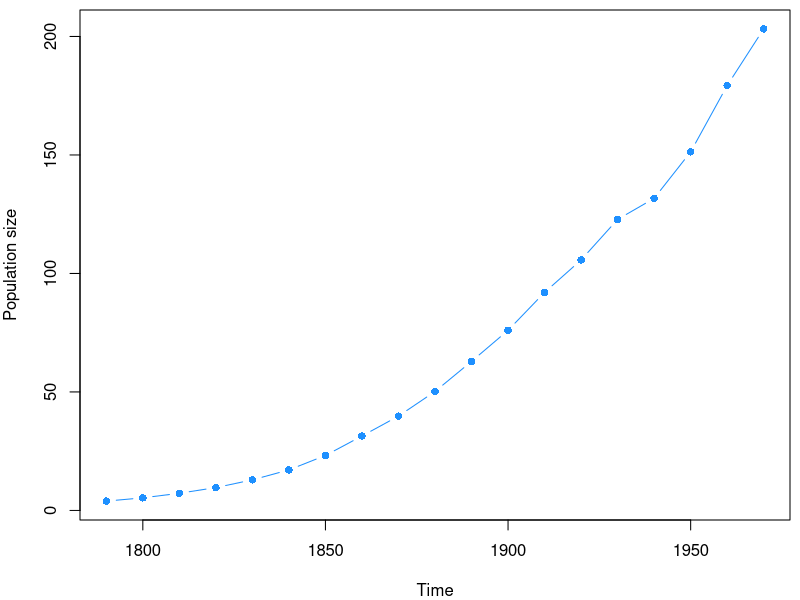
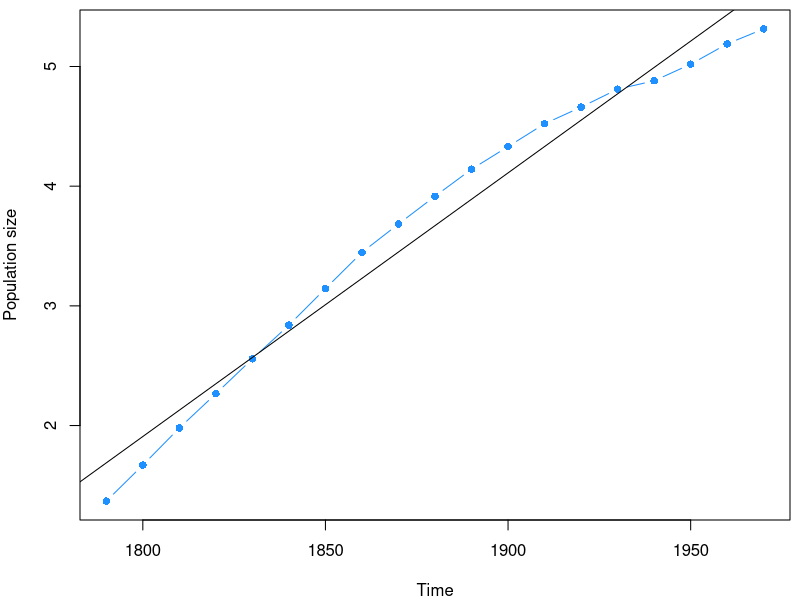
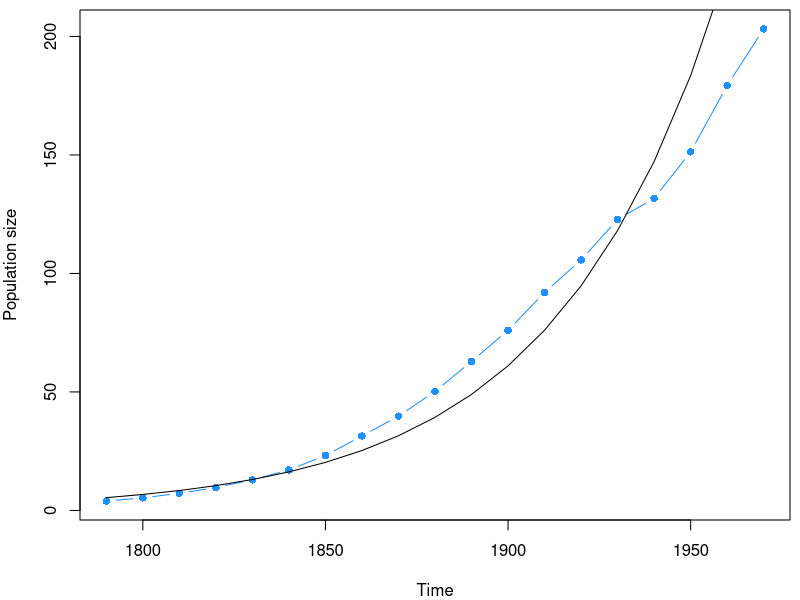
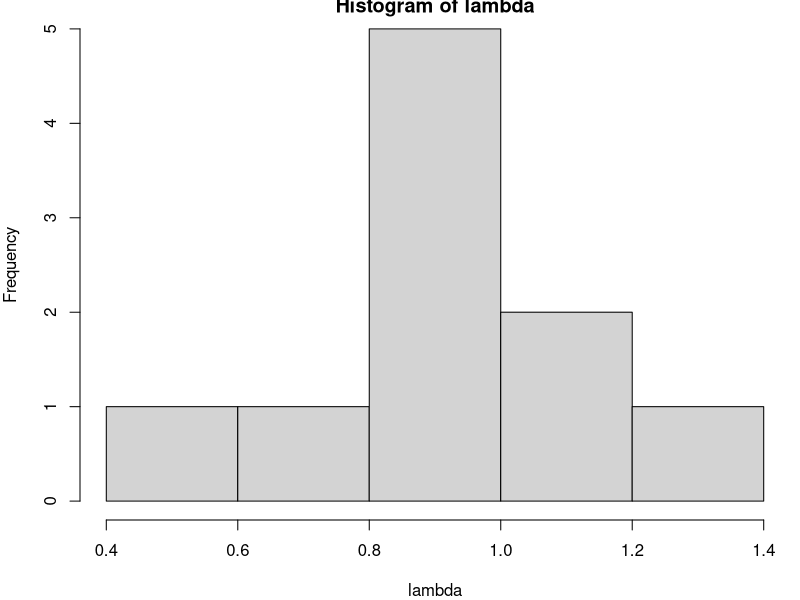
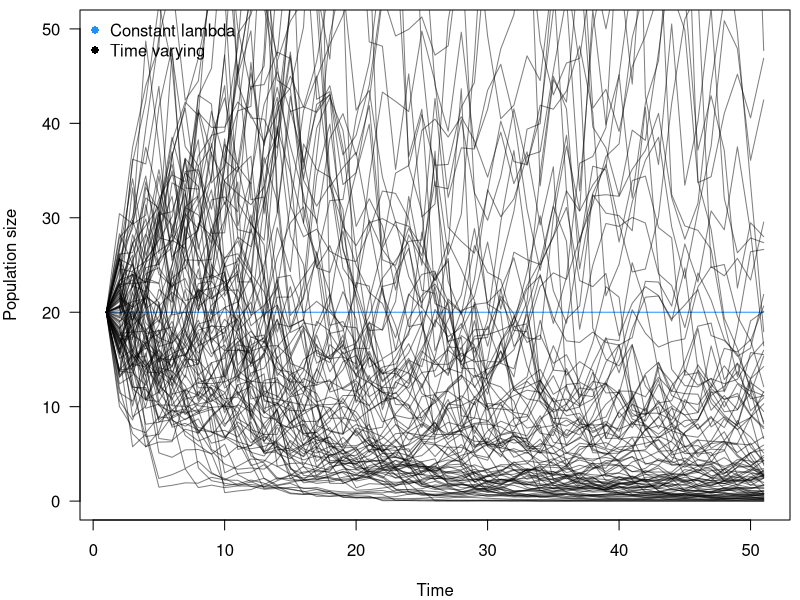
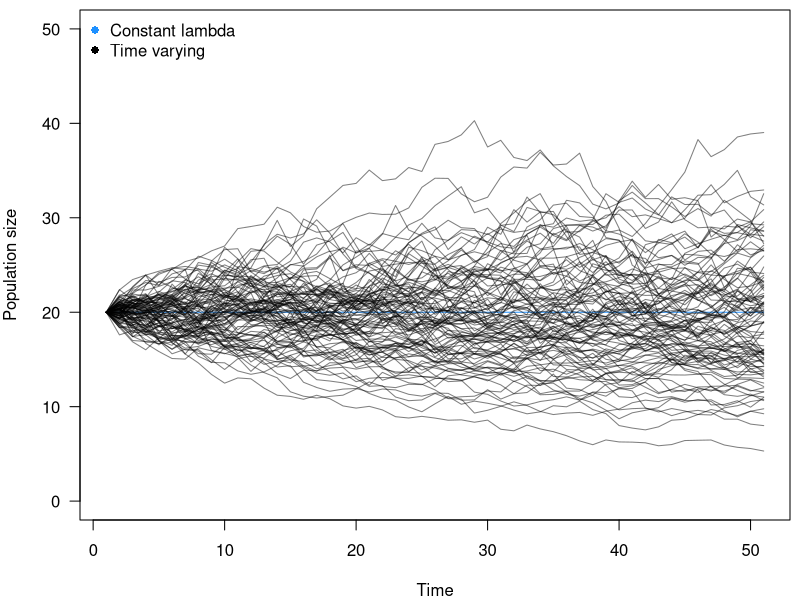
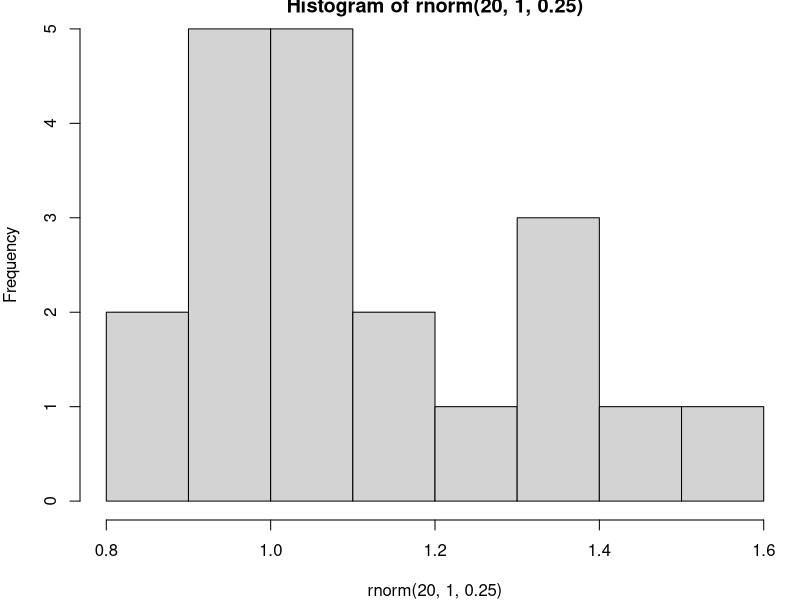
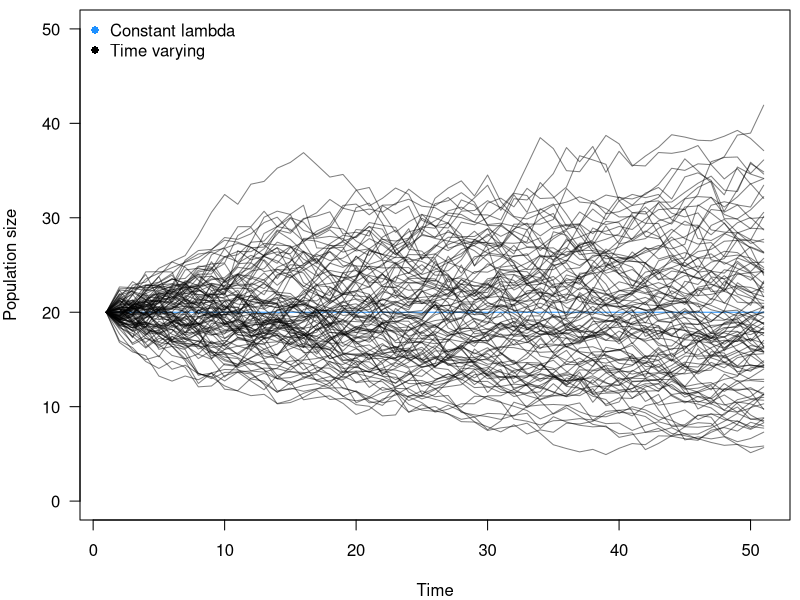

Reproduce these figures in R, in order.
## ---- chunk 1

data(uspop)
par(mar=c(4,4,0.5,0.5))
plot(uspop, type='b', pch=16, col='dodgerblue',
  ylab='Population size')

## ---- chunk 2

data(uspop)
par(mar=c(4,4,0.5,0.5))
plot(log(uspop), type='b', pch=16, col='dodgerblue', 
  ylab='Population size')
mod <- lm(log(uspop) ~ time(uspop))
abline(mod)

summary(mod)
## ---- chunk 3

data(uspop)
par(mar=c(4,4,0.5,0.5))
plot(uspop, type='b', pch=16, col='dodgerblue', 
  ylab='Population size')
lines(as.vector(time(uspop)), exp(predict(mod)))

## ---- chunk 4
# we start with 10 individuals
n = 10
# draw lambda values from a normal distribution
lambda <- rnorm(n, 1, 0.25)
hist(lambda)
mean(lambda)

## ---- chunk 5

expoGrowth <- function(n, lam){
  n*lam
}

expoDynamics <- function(n,lambda, steps=100){
  if(length(lambda) < steps){ 
    lambda <- rep(lambda, steps)
  }
  ret <- c()
  ret[1] <- n
  for(i in 1:steps){
    ret[i+1] <- expoGrowth(ret[i], lambda[i])
  }
  return(ret)
}

## ---- chunk 6

n0 <- 20
t <- 50

# this is the model as we previously introduced it, with a constant lambda over time
plot(1:(t+1), expoDynamics(n0, 1, steps=t),
  type='l', las=1, 
  xlab='Time', 
  ylab='Population size', 
  col='dodgerblue',
  ylim=c(0,50))

# now we incorporate temporal variation in lambda
lambdas <- rnorm(t, 1, 0.25)
lines(1:(t+1), expoDynamics(n0, lambdas, steps=t),
  col=adjustcolor(1,0.5))

# and no we do this for many times
sapply(1:100, function(x){
  lambdas <- rnorm(t, 1, 0.25)
  lines(1:(t+1), expoDynamics(n0, lambdas, steps=t),
    col=adjustcolor(1,0.5))
})

legend('topleft', bty='n', 
  c("Constant lambda", "Time varying"),
  pch=16, col=c('dodgerblue', 'black'))

## ---- chunk 7

n0 <- 20
t <- 50

# this is the model as we previously introduced it, with a constant lambda over time
plot(1:(t+1), expoDynamics(n0, 1, steps=t),
  type='l', las=1, 
  xlab='Time', 
  ylab='Population size', 
  col='dodgerblue',
  ylim=c(0,50))

# now we incorporate temporal variation in lambda
lambdas <- rnorm(t, 1, 0.05)
lines(1:(t+1), expoDynamics(n0, lambdas, steps=t),
  col=adjustcolor(1,0.5))

# and no we do this for many times
sapply(1:100, function(x){
  lambdas <- rnorm(t, 1, 0.05)
  lines(1:(t+1), expoDynamics(n0, lambdas, steps=t),
    col=adjustcolor(1,0.5))
})

legend('topleft', bty='n', 
  c("Constant lambda", "Time varying"),
  pch=16, col=c('dodgerblue', 'black'))

## ---- chunk 8
hist(rnorm(20, 1, 0.25))
## ---- chunk 9

expoGrowth <- function(n, lam){
  n*lam
}

expoDynamics2 <- function(n, lambda, variance=0.1, steps=100){
  ret <- c()
  ret[1] <- n
  for(i in 1:steps){
    ret[i+1] <- expoGrowth(ret[i], mean(rnorm(ret[i], lambda, variance)))
  }
  return(ret)
}

## ---- chunk 10

n0 <- 20
t <- 50

# this is the model as we previously introduced it, with a constant lambda over time
plot(1:(t+1), expoDynamics2(n0, 1, variance=0, steps=t),
  type='l', las=1, 
  xlab='Time', 
  ylab='Population size', 
  col='dodgerblue',
  ylim=c(0,50))

# now we incorporate individual variation in lambda
lines(1:(t+1), expoDynamics2(n0, 1, variance=0.25, steps=t),
  col=adjustcolor(1,0.5))

# and no we do this for many times
sapply(1:100, function(x){
  lines(1:(t+1), expoDynamics2(n0, 1, variance=0.25, steps=t),
    col=adjustcolor(1,0.5))
})

legend('topleft', bty='n', 
  c("Constant lambda", "Time varying"),
  pch=16, col=c('dodgerblue', 'black'))

## ---- chunk 11

n0 <- 20
t <- 50

layout(matrix(1:2, ncol=2))
par(mar=c(4,4,0.5,0.5))
# this is the model as we previously introduced it, with a constant lambda over time
plot(1:(t+1), expoDynamics2(n0, 1, variance=0, steps=t),
  type='l', las=1, 
  xlab='Time', 
  ylab='Population size', 
  col='dodgerblue',
  ylim=c(0,50))

# now we incorporate individual variation in lambda
lines(1:(t+1), expoDynamics2(n0, 1, variance=0.25, steps=t),
  col=adjustcolor(1,0.5))

# and no we do this for many times
sapply(1:100, function(x){
  lines(1:(t+1), expoDynamics2(n0, 1, variance=0.25, steps=t),
    col=adjustcolor(1,0.5))
})



n0 <- 2000
t <- 50
par(mar=c(4,4,0.5,0.5))
# this is the model as we previously introduced it, with a constant lambda over time
plot(1:(t+1), expoDynamics2(n0, 1, variance=0, steps=t),
  type='l', las=1, 
  xlab='Time', 
  ylab='Population size', 
  col='dodgerblue',
  ylim=c(1800,2200))

# now we incorporate individual variation in lambda
lines(1:(t+1), expoDynamics2(n0, 1, variance=0.25, steps=t),
  col=adjustcolor(1,0.5))

# and no we do this for many times
sapply(1:100, function(x){
  lines(1:(t+1), expoDynamics2(n0, 1, variance=0.25, steps=t),
    col=adjustcolor(1,0.5))
})




